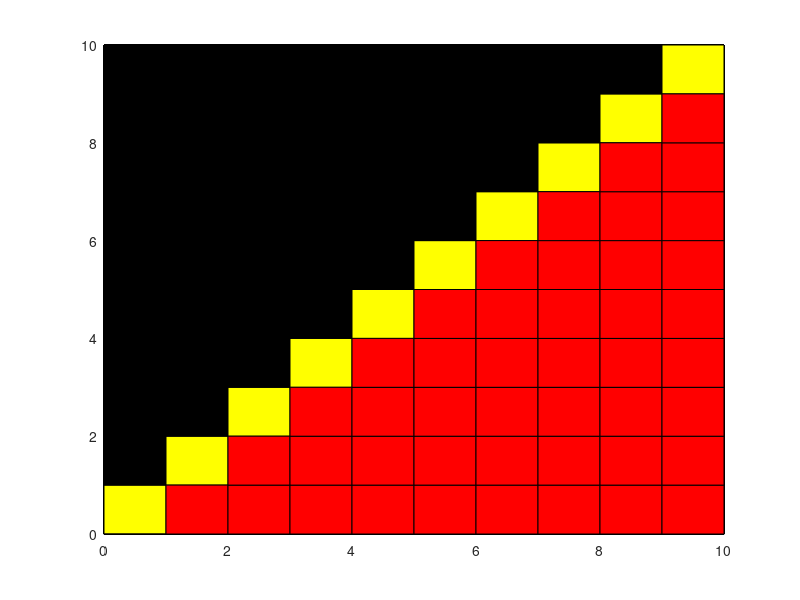

The MATLAB script that drew this image:
% Name: Irene Chang
% Auditor: Michael Wu


figure
axis([0 10 0 10])
hold on
% a) Write a script that colors the rows of the grid in 
% red and white alternately.
fill([0 0 10 10], [0 10 10 0], 'w')
pause(.25)
for i=1:2:9
    fill ([0 0 10 10], [i i+1 i+1 i], 'r')
end
pause(.25)

% b)Write code in your script that creates a checkered grid in 
% black and green.
fill([0 0 10 10], [0 10 10 0], 'w')
pause(.25)
fill ([0 0 10 10], [0 10 10 0], 'g')
for i=0:2:9
    for j=0:2:9
        fill ([i i i+1 i+1], [j j+1 j+1 j], 'k')
        
    end
end


for i=1:2:9
    for j=1:2:9
        fill ([i i i+1 i+1], [j j+1 j+1 j], 'k')        
    end
end
pause(.25)

% c)Write code in your script that colors the first 4 columns of the 
% grid cyan and the remaining 6 columns red.
fill([0 0 10 10], [0 10 10 0], 'w')
pause(.25)
fill([0 0 10 10], [0 10 10 0], 'r')
fill([0 0 4 4], [0 10 10 0],'c')
pause(.25)

% d)Write code in your script that colors the diagonal 
% (upper right to lower left on the screen) yellow.
fill([0 0 10 10], [0 10 10 0], 'w')
pause(.25)
fill([0 0 10 10], [0 10 10 0], 'w')
for i=0:9
    fill([i i i+1 i+1], [i i+1 i+1 i],'y')
    
end
pause(.25)

% e) Write code in your script that colors the upper 
% triangle above this diagonal black. Include the yellow diagonal.
fill([0 0 10 10], [0 10 10 0], 'w')
pause(.25)
for i=0:9
    fill([i i i+1 i+1], [i i+1 i+1 i],'y')
    fill([i i i+1 i+1],[i+1 10 10 i+1], 'k')
    
end
pause(.25)

%f) Write code in your script that colors the lower triangle below the 
% diagonal red. Include the yellow diagonal, and black triangle. 
fill([0 0 10 10], [0 10 10 0], 'w')
pause(.25)
for i=0:9
    for j=0:i
        fill([i i i+1 i+1], [i i+1 i+1 i],'y')
        fill([i i i+1 i+1],[i+1 10 10 i+1], 'k')
        fill([i i i+1 i+1],[j-1 j j j-1], 'r')
    end
end
